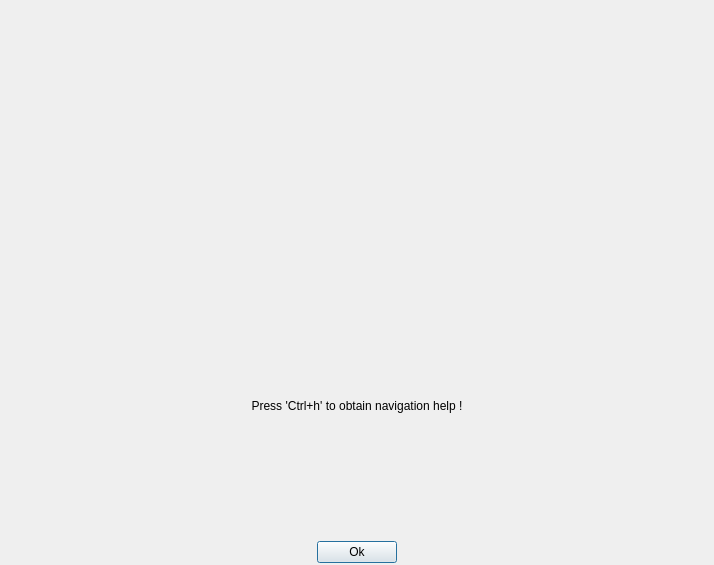
<?xml version="1.0" encoding="UTF-8"?>
<ui version="4.0">
 <class>vvDocumentation</class>
 <widget class="QDialog" name="vvDocumentation">
  <property name="geometry">
   <rect>
    <x>0</x>
    <y>0</y>
    <width>714</width>
    <height>565</height>
   </rect>
  </property>
  <property name="windowTitle">
   <string>About</string>
  </property>
  <property name="windowIcon">
   <iconset>
    <normaloff/>
   </iconset>
  </property>
  <layout class="QGridLayout">
   <property name="margin">
    <number>2</number>
   </property>
   <property name="spacing">
    <number>2</number>
   </property>
   <item row="0" column="0" colspan="3">
    <widget class="QLabel" name="label">
     <property name="text">
      <string/>
     </property>
     <property name="pixmap">
      <pixmap resource="vvIcons.qrc">:/new/prefix1/icons/splashscreen2.png</pixmap>
     </property>
     <property name="scaledContents">
      <bool>true</bool>
     </property>
     <property name="alignment">
      <set>Qt::AlignCenter</set>
     </property>
    </widget>
   </item>
   <item row="3" column="0">
    <spacer>
     <property name="orientation">
      <enum>Qt::Horizontal</enum>
     </property>
     <property name="sizeHint" stdset="0">
      <size>
       <width>40</width>
       <height>20</height>
      </size>
     </property>
    </spacer>
   </item>
   <item row="3" column="1">
    <widget class="QPushButton" name="okButton">
     <property name="text">
      <string>Ok</string>
     </property>
    </widget>
   </item>
   <item row="3" column="2">
    <spacer>
     <property name="orientation">
      <enum>Qt::Horizontal</enum>
     </property>
     <property name="sizeHint" stdset="0">
      <size>
       <width>40</width>
       <height>20</height>
      </size>
     </property>
    </spacer>
   </item>
   <item row="2" column="0" colspan="3">
    <widget class="QLabel" name="label_2">
     <property name="text">
      <string>Press 'Ctrl+h' to obtain navigation help !</string>
     </property>
     <property name="alignment">
      <set>Qt::AlignCenter</set>
     </property>
    </widget>
   </item>
  </layout>
 </widget>
 <resources>
  <include location="vvIcons.qrc"/>
 </resources>
 <connections>
  <connection>
   <sender>okButton</sender>
   <signal>clicked()</signal>
   <receiver>vvDocumentation</receiver>
   <slot>accept()</slot>
   <hints>
    <hint type="sourcelabel">
     <x>218</x>
     <y>493</y>
    </hint>
    <hint type="destinationlabel">
     <x>311</x>
     <y>488</y>
    </hint>
   </hints>
  </connection>
 </connections>
</ui>
